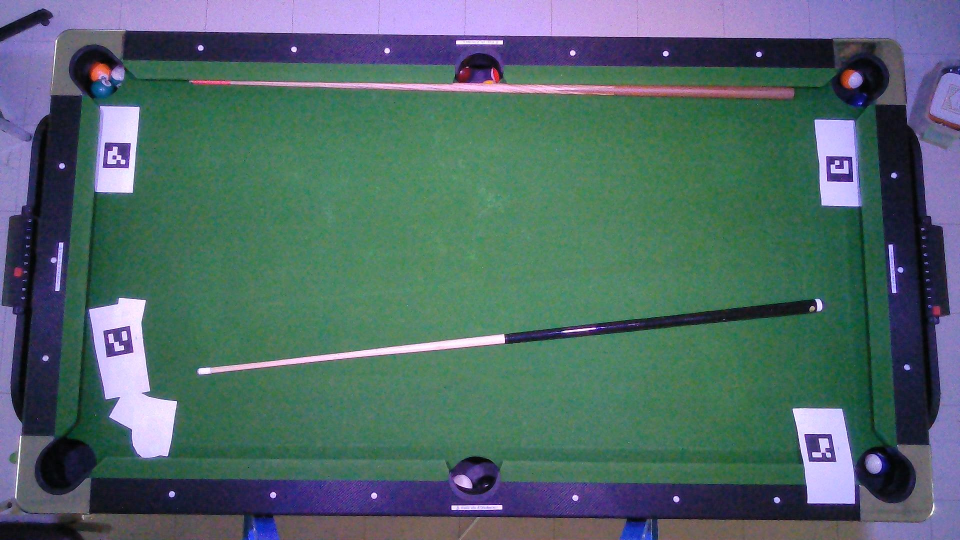
#> input picture pics/pic8.jpg, 1920 x 1080 px, found by its file name (shown at 1/2 size)
$ python test.py
#> lines starting #> are read from the running program, lines starting #| are printed output that depends on the picture
import cv2
import numpy as np

# Load the source image
img = cv2.imread('./pics/pic8.jpg')
#> img is the input picture: shape (1080, 1920, 3); mean B, G, R 105, 105, 80.4

# Define the corners of the ROI in the source image
src_pts = np.float32([[100, 100], [300, 100], [300, 300], [100, 300]])

# Define the corresponding points in the destination image
dst_pts = np.float32([[200, 100], [400, 100], [400, 300], [200, 300]])

# Compute the perspective transform matrix
M = cv2.getPerspectiveTransform(src_pts, dst_pts)

# Apply the perspective transform to the source image
warped = cv2.warpPerspective(img, M, (img.shape[1], img.shape[0]))
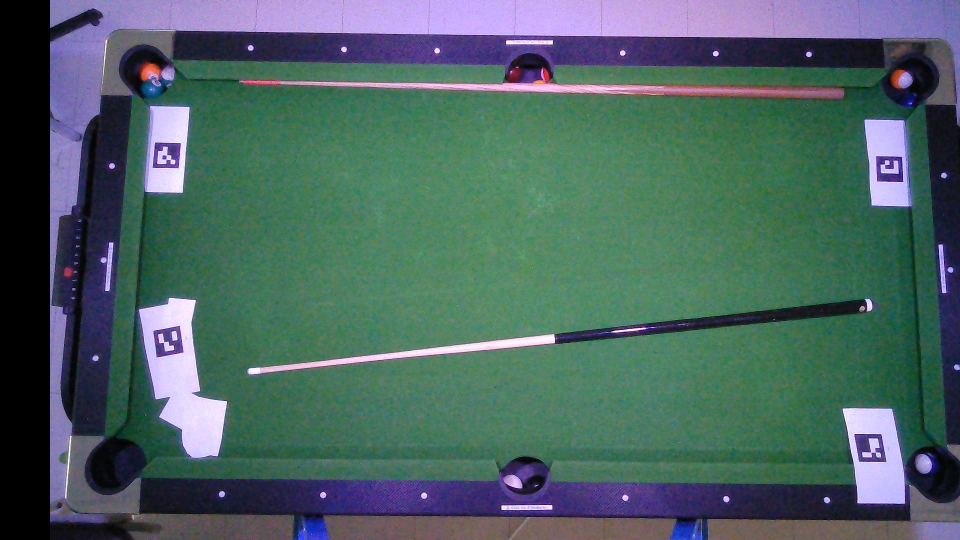
#> warped: shape (1080, 1920, 3) (shown at 1/2 size); mean B, G, R 98.3, 100.5, 75.7

# Display the results
cv2.imshow('Original Image', img)
cv2.imshow('Warped Image', warped)
cv2.waitKey(0)
cv2.destroyAllWindows()

$ run again, with pics/pic1.jpg copied over pics/pic8.jpg
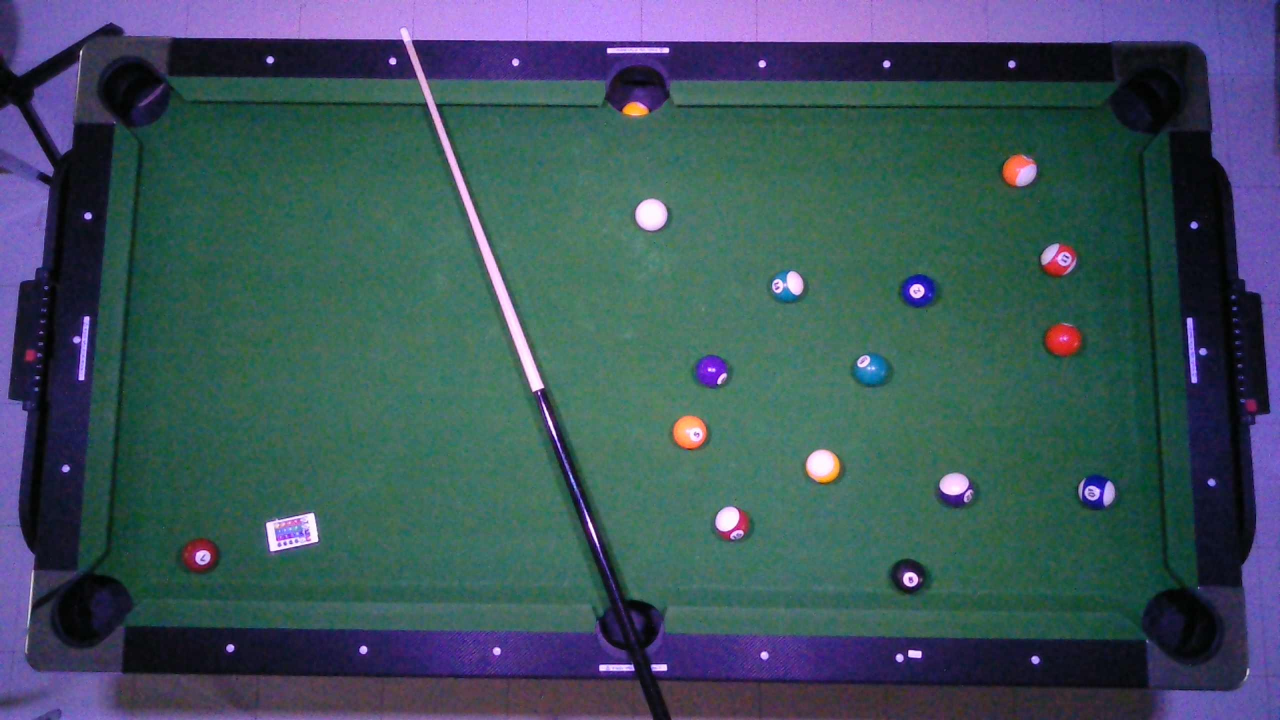
#> input picture pics/pic1.jpg, 2560 x 1440 px, found by its file name (shown at 1/2 size)
#> img is the input picture: shape (1440, 2560, 3); mean B, G, R 91.7, 82.8, 61.1
#> `warped = cv2.warpPerspective(img, M, (img.shape[1], img.shape[0]))`:
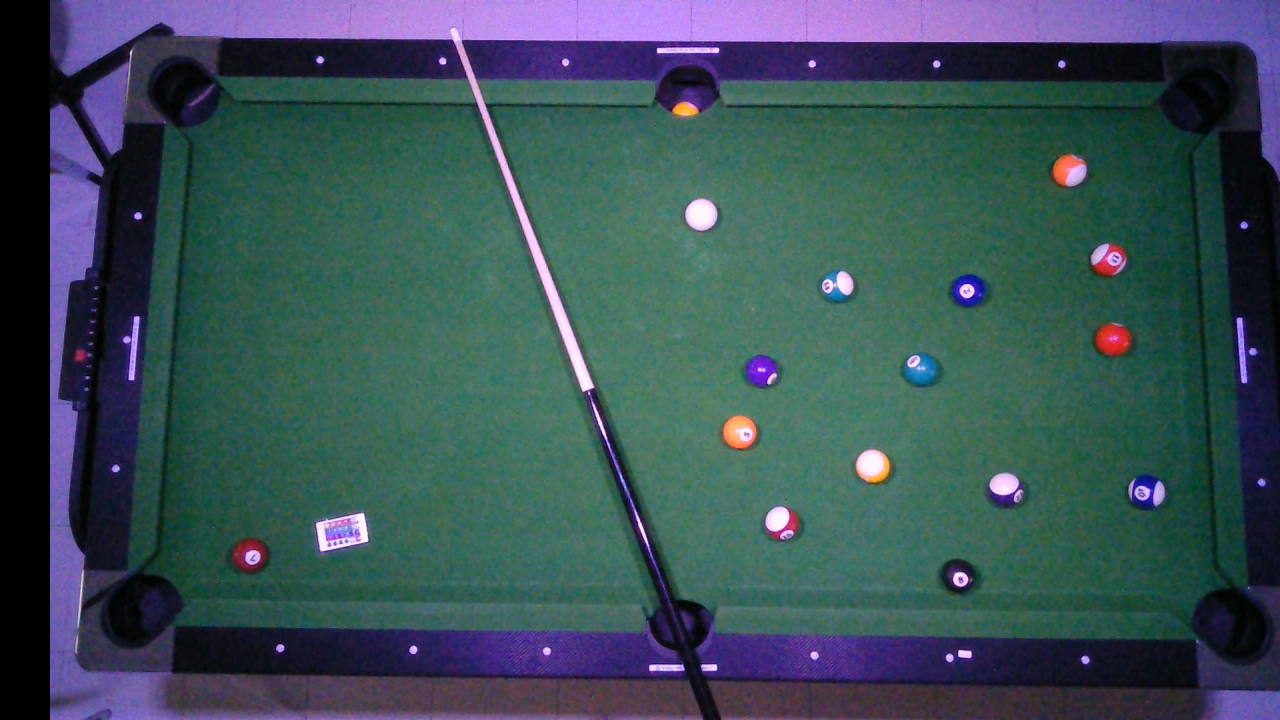
#> warped: shape (1440, 2560, 3) (shown at 1/2 size); mean B, G, R 86.6, 80.4, 58.2

$ run again, with pics/pic10.jpg copied over pics/pic8.jpg
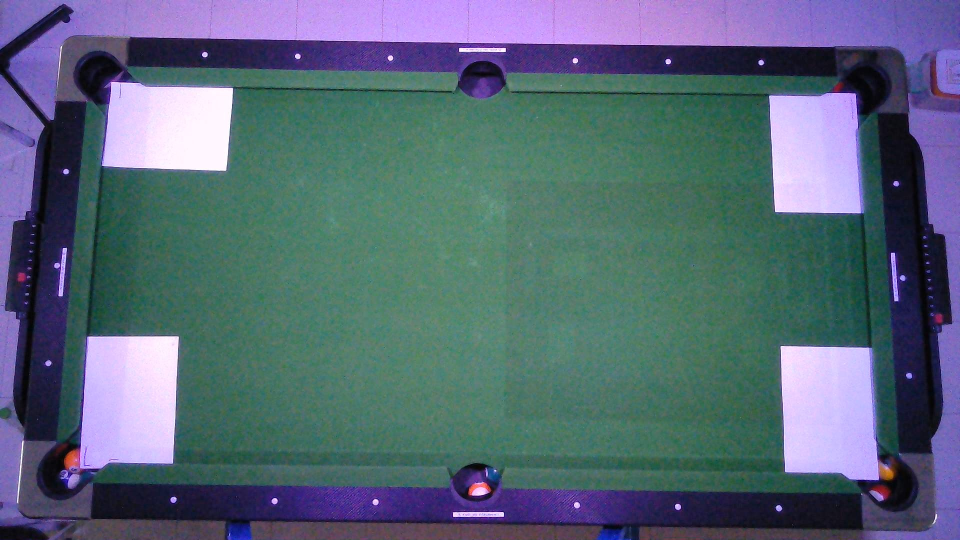
#> input picture pics/pic10.jpg, 1920 x 1080 px, found by its file name (shown at 1/2 size)
#> img is the input picture: shape (1080, 1920, 3); mean B, G, R 119.3, 104.1, 87.2
#> `warped = cv2.warpPerspective(img, M, (img.shape[1], img.shape[0]))`:
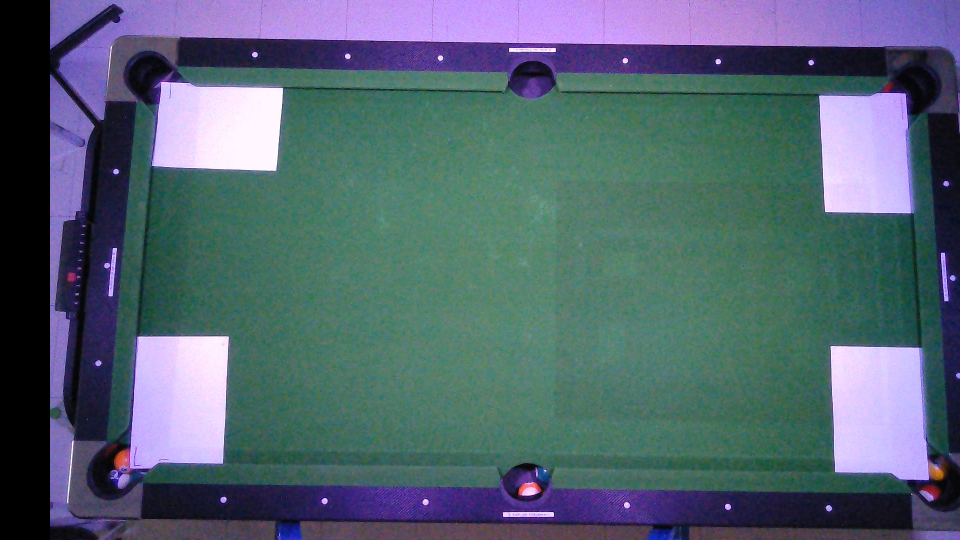
#> warped: shape (1080, 1920, 3) (shown at 1/2 size); mean B, G, R 112.8, 100.6, 83.2

$ run again, with pics/pic11.jpg copied over pics/pic8.jpg
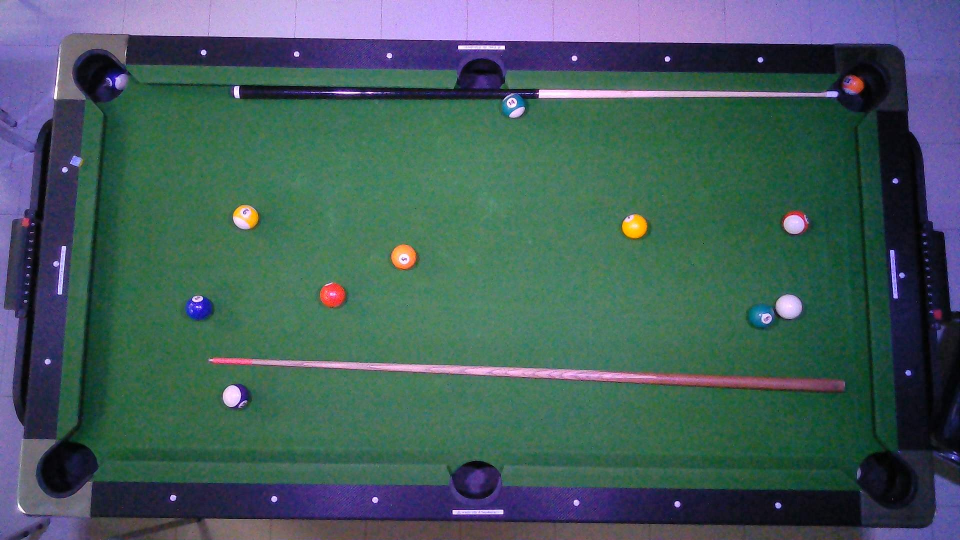
#> input picture pics/pic11.jpg, 1920 x 1080 px, found by its file name (shown at 1/2 size)
#> img is the input picture: shape (1080, 1920, 3); mean B, G, R 92.6, 93, 68.2
#> `warped = cv2.warpPerspective(img, M, (img.shape[1], img.shape[0]))`:
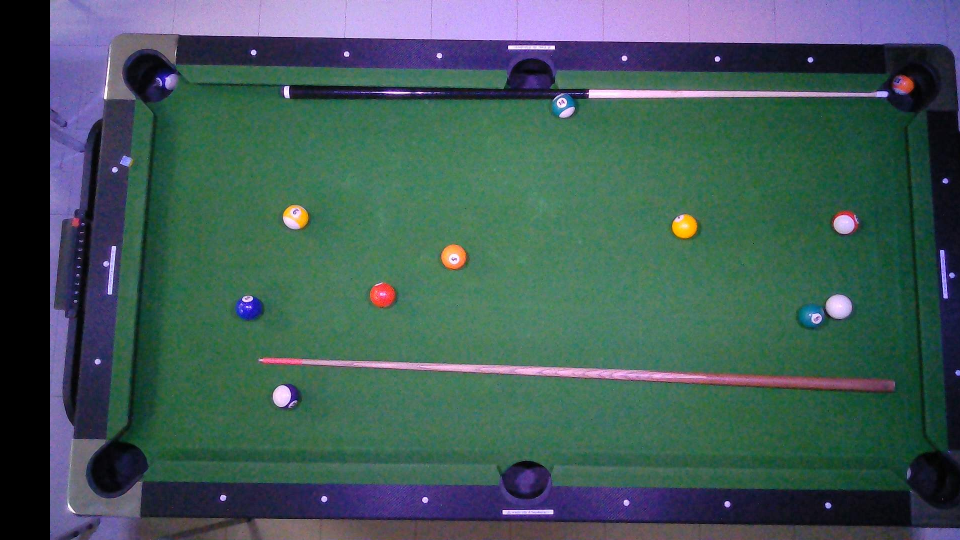
#> warped: shape (1080, 1920, 3) (shown at 1/2 size); mean B, G, R 87.7, 90.3, 65.3
